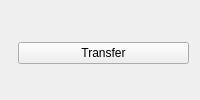
<?xml version="1.0" encoding="UTF-8"?>
<ui version="4.0">
 <class>TransferPage</class>
 <widget class="QWidget" name="TransferPage">
  <layout class="QVBoxLayout" name="verticalLayout">
   <item>
    <layout class="QFormLayout" name="formLayout">
    </layout>
   </item>
   <item>
    <spacer name="verticalSpacer">
     <property name="orientation">
      <enum>Qt::Orientation::Vertical</enum>
     </property>
    </spacer>
   </item>
   <item>
    <layout class="QHBoxLayout" name="horizontalLayout">
     <item>
      <spacer name="horizontalSpacer">
       <property name="orientation">
        <enum>Qt::Orientation::Horizontal</enum>
       </property>
      </spacer>
     </item>
     <item>
      <widget class="QPushButton" name="buttonTransfer">
        <property name="toolTip">
         <string>Send funds</string>
        </property>
       <property name="text">
        <string>Transfer</string>
       </property>
      </widget>
     </item>
    </layout>
   </item>
  </layout>
 </widget>
 <resources/>
 <connections/>
</ui>
